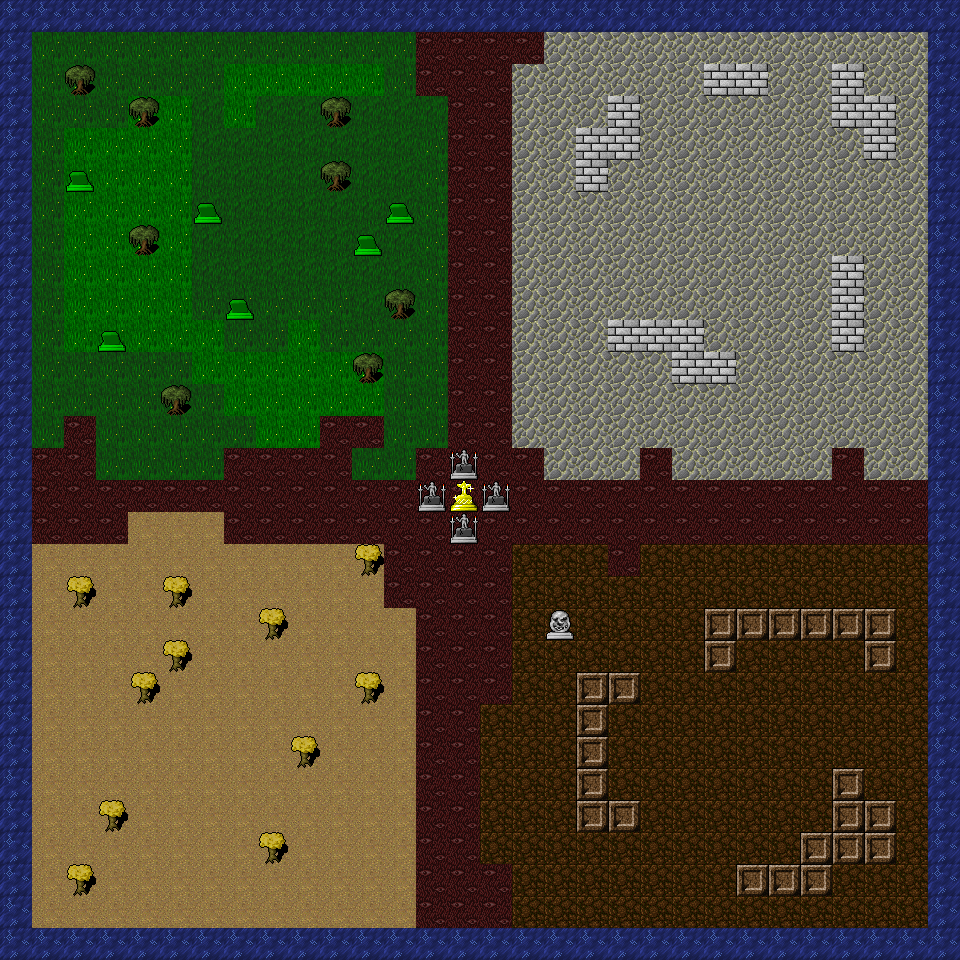

The image is a tile-based game level rendered from a .tmx file. Its description and complete source (layers, tilesets, objects, tile grids) follow:
An orthogonal 30x30 tile map with 32x32 px tiles, 2 tile layers (Background, Collision).

<map version="1.10" tiledversion="1.11.0" orientation="orthogonal" renderorder="right-down" width="30" height="30" tilewidth="32" tileheight="32" infinite="0" nextlayerid="3" nextobjectid="1">
 <tileset firstgid="1" source="Tiles.tsx" />
 <layer id="1" name="Background" width="30" height="30">
  <data encoding="csv">
197,197,197,197,197,308,197,197,197,197,197,197,197,197,197,197,197,197,197,197,197,197,197,197,197,197,197,197,197,197,
197,307,307,307,307,307,307,307,307,307,307,307,307,197,197,197,197,243,243,243,243,243,243,243,243,243,243,243,243,197,
197,307,307,307,307,307,307,308,308,308,308,308,307,197,197,197,243,243,243,243,243,243,243,243,243,243,243,243,243,197,
197,307,307,307,308,308,285,308,285,285,285,285,285,285,197,197,243,243,243,243,243,243,243,243,243,243,243,243,243,197,
197,307,308,308,308,308,285,285,285,285,285,285,285,307,197,197,243,243,243,243,243,243,243,243,243,243,243,243,243,197,
197,307,308,308,308,308,285,285,285,285,285,285,285,307,197,197,243,243,243,243,243,243,243,243,243,243,243,243,243,197,
197,307,308,308,308,308,285,285,285,285,285,285,285,307,197,197,243,243,243,243,243,243,243,243,243,243,243,243,243,197,
197,307,308,308,308,308,285,285,285,285,285,285,285,307,197,197,243,243,243,243,243,243,243,243,243,243,243,243,243,197,
197,307,308,308,308,308,285,285,285,285,285,285,285,307,197,197,243,243,243,243,243,243,243,243,243,243,243,243,243,197,
197,307,308,308,308,308,307,307,307,307,307,285,285,307,197,197,243,243,243,243,243,243,243,243,243,243,243,243,243,197,
197,307,308,308,308,308,308,307,307,308,307,307,307,307,197,197,243,243,243,243,243,243,243,243,243,243,243,243,243,197,
197,307,307,307,307,307,308,308,308,308,308,308,307,307,197,197,243,243,243,243,243,243,243,243,243,243,243,243,243,197,
197,307,307,307,307,307,307,308,308,308,308,308,307,307,197,197,243,243,243,243,243,243,243,243,243,243,243,243,243,197,
197,307,197,307,307,307,307,307,308,308,197,197,307,307,197,197,243,243,243,243,243,243,243,243,243,243,243,243,243,197,
197,197,197,307,307,307,307,197,197,197,197,307,307,197,197,197,197,243,243,243,197,243,243,243,243,243,197,243,243,197,
197,197,197,197,197,197,197,197,197,197,197,197,197,197,197,197,197,197,197,197,197,197,197,197,197,197,197,197,197,197,
197,197,197,197,516,516,516,197,197,197,197,197,197,197,197,197,197,197,197,197,197,197,197,197,197,197,197,197,197,197,
197,516,516,516,516,516,516,516,516,516,516,516,197,197,197,197,627,627,627,197,627,627,627,627,627,627,627,627,627,197,
197,516,516,516,516,516,516,516,516,516,516,516,197,197,197,197,627,627,627,627,627,627,627,627,627,627,627,627,627,197,
197,516,516,516,516,516,516,516,516,516,516,516,516,197,197,197,627,627,627,627,627,627,627,627,627,627,627,627,627,197,
197,516,516,516,516,516,516,516,516,516,516,516,516,197,197,197,627,627,627,627,627,627,627,627,627,627,627,627,627,197,
197,516,516,516,516,516,516,516,516,516,516,516,516,197,197,197,627,627,627,627,627,627,627,627,627,627,627,627,627,197,
197,516,516,516,516,516,516,516,516,516,516,516,516,197,197,627,627,627,627,627,627,627,627,627,627,627,627,627,627,197,
197,516,516,516,516,516,516,516,516,516,516,516,516,197,197,627,627,627,627,627,627,627,627,627,627,627,627,627,627,197,
197,516,516,516,516,516,516,516,516,516,516,516,516,197,197,627,627,627,627,627,627,627,627,627,627,627,627,627,627,197,
197,516,516,516,516,516,516,516,516,516,516,516,516,197,197,627,627,627,627,627,627,627,627,627,627,627,627,627,627,197,
197,516,516,516,516,516,516,516,516,516,516,516,516,197,197,627,627,627,627,627,627,627,627,627,627,627,627,627,627,197,
197,516,516,516,516,516,516,516,516,516,516,516,516,197,197,197,627,627,627,627,627,627,627,627,627,627,627,627,627,197,
197,516,516,516,516,516,516,516,516,516,516,516,516,197,197,197,627,627,627,627,627,627,627,627,627,627,627,627,627,197,
197,197,197,197,197,197,197,197,197,197,197,197,197,197,197,197,197,197,197,197,197,197,197,197,197,197,197,197,197,197
</data>
 </layer>
 <layer id="2" name="Collision" width="30" height="30">
  <data encoding="csv">
281,281,281,281,281,281,281,281,281,281,281,281,281,281,281,281,281,281,281,281,281,281,281,281,281,281,281,281,281,281,
281,0,0,0,0,0,0,0,0,0,0,0,0,0,0,0,0,0,0,0,0,0,0,0,0,0,0,0,0,281,
281,0,844,0,0,0,0,0,0,0,0,0,0,0,0,0,0,0,0,0,0,0,1285,1285,0,0,1285,0,0,281,
281,0,0,0,844,0,0,0,0,0,844,0,0,0,0,0,0,0,0,1285,0,0,0,0,0,0,1285,1285,0,281,
281,0,0,0,0,0,0,0,0,0,0,0,0,0,0,0,0,0,1285,1285,0,0,0,0,0,0,0,1285,0,281,
281,0,21,0,0,0,0,0,0,0,844,0,0,0,0,0,0,0,1285,0,0,0,0,0,0,0,0,0,0,281,
281,0,0,0,0,0,21,0,0,0,0,0,21,0,0,0,0,0,0,0,0,0,0,0,0,0,0,0,0,281,
281,0,0,0,844,0,0,0,0,0,0,21,0,0,0,0,0,0,0,0,0,0,0,0,0,0,0,0,0,281,
281,0,0,0,0,0,0,0,0,0,0,0,0,0,0,0,0,0,0,0,0,0,0,0,0,0,1285,0,0,281,
281,0,0,0,0,0,0,21,0,0,0,0,844,0,0,0,0,0,0,0,0,0,0,0,0,0,1285,0,0,281,
281,0,0,21,0,0,0,0,0,0,0,0,0,0,0,0,0,0,0,1285,1285,1285,0,0,0,0,1285,0,0,281,
281,0,0,0,0,0,0,0,0,0,0,844,0,0,0,0,0,0,0,0,0,1285,1285,0,0,0,0,0,0,281,
281,0,0,0,0,844,0,0,0,0,0,0,0,0,0,0,0,0,0,0,0,0,0,0,0,0,0,0,0,281,
281,0,0,0,0,0,0,0,0,0,0,0,0,0,0,0,0,0,0,0,0,0,0,0,0,0,0,0,0,281,
281,0,0,0,0,0,0,0,0,0,0,0,0,0,3,0,0,0,0,0,0,0,0,0,0,0,0,0,0,281,
281,0,0,0,0,0,0,0,0,0,0,0,0,3,40,3,0,0,0,0,0,0,0,0,0,0,0,0,0,281,
281,0,0,0,0,0,0,0,0,0,0,0,0,0,3,0,0,0,0,0,0,0,0,0,0,0,0,0,0,281,
281,0,0,0,0,0,0,0,0,0,0,848,0,0,0,0,0,0,0,0,0,0,0,0,0,0,0,0,0,281,
281,0,848,0,0,848,0,0,0,0,0,0,0,0,0,0,0,0,0,0,0,0,0,0,0,0,0,0,0,281,
281,0,0,0,0,0,0,0,848,0,0,0,0,0,0,0,0,44,0,0,0,0,1252,1252,1252,1252,1252,1252,0,281,
281,0,0,0,0,848,0,0,0,0,0,0,0,0,0,0,0,0,0,0,0,0,1252,0,0,0,0,1252,0,281,
281,0,0,0,848,0,0,0,0,0,0,848,0,0,0,0,0,0,1252,1252,0,0,0,0,0,0,0,0,0,281,
281,0,0,0,0,0,0,0,0,0,0,0,0,0,0,0,0,0,1252,0,0,0,0,0,0,0,0,0,0,281,
281,0,0,0,0,0,0,0,0,848,0,0,0,0,0,0,0,0,1252,0,0,0,0,0,0,0,0,0,0,281,
281,0,0,0,0,0,0,0,0,0,0,0,0,0,0,0,0,0,1252,0,0,0,0,0,0,0,1252,0,0,281,
281,0,0,848,0,0,0,0,0,0,0,0,0,0,0,0,0,0,1252,1252,0,0,0,0,0,0,1252,1252,0,281,
281,0,0,0,0,0,0,0,848,0,0,0,0,0,0,0,0,0,0,0,0,0,0,0,0,1252,1252,1252,0,281,
281,0,848,0,0,0,0,0,0,0,0,0,0,0,0,0,0,0,0,0,0,0,0,1252,1252,1252,0,0,0,281,
281,0,0,0,0,0,0,0,0,0,0,0,0,0,0,0,0,0,0,0,0,0,0,0,0,0,0,0,0,281,
281,281,281,281,281,281,281,281,281,281,281,281,281,281,281,281,281,281,281,281,281,281,281,281,281,281,281,281,281,281
</data>
 </layer>
</map>
